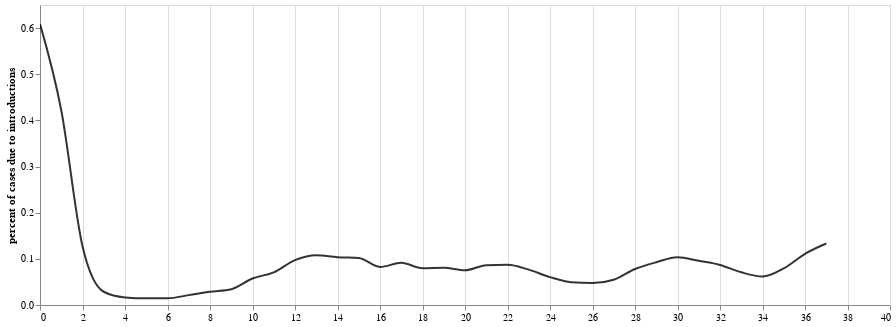

Source (notebook cell):
### Code cell
percent_intro_sim = alt.Chart(weekly_sim_cases).mark_line(interpolate='monotone', opacity = 0.8, clip = True, color = "black").encode(
    alt.X('week_time', axis=alt.Axis(title="")),
    alt.Y('percent_intro_MA',axis=alt.Axis(title="percent of cases due to introductions", grid=False)),
    
    
).properties(
    width=850,
    height=300)

percent_intro_sim

### Figure 1 — Vega-Lite specification as saved in the notebook (floating-point values rounded to 4 significant figures)
{"config": {"view": {"continuousWidth": 400, "continuousHeight": 300}}, "data": {"name": "data-fbe21f2e342e44b15889c296beae0bba"}, "mark": {"type": "line", "clip": true, "color": "black", "interpolate": "monotone", "opacity": 0.8}, "encoding": {"x": {"axis": {"title": ""}, "field": "week_time", "type": "quantitative"}, "y": {"axis": {"grid": false, "title": "percent of cases due to introductions"}, "field": "percent_intro_MA", "type": "quantitative"}}, "height": 300, "width": 850, "$schema": "https://vega.github.io/schema/vega-lite/v4.17.0.json", "datasets": {"data-fbe21f2e342e44b15889c296beae0bba": [{"week_time": 0.0, "diff_intro": 1.0, "I": 0.1, "percent_intro": 0.9091, "percent_intro_MA": 0.6086}, {"week_time": 1.0, "diff_intro": 1.262, "I": 2.833, "percent_intro": 0.3081, "percent_intro_MA": 0.4221}, {"week_time": 2.0, "diff_intro": 0.7465, "I": 14.51, "percent_intro": 0.04894, "percent_intro_MA": 0.1273}, {"week_time": 3.0, "diff_intro": 0.9246, "I": 36.27, "percent_intro": 0.02486, "percent_intro_MA": 0.02869}, {"week_time": 4.0, "diff_intro": 0.6384, "I": 51.35, "percent_intro": 0.01228, "percent_intro_MA": 0.01649}, {"week_time": 5.0, "diff_intro": 0.6245, "I": 50.01, "percent_intro": 0.01233, "percent_intro_MA": 0.01464}, {"week_time": 6.0, "diff_intro": 0.8041, "I": 40.83, "percent_intro": 0.01931, "percent_intro_MA": 0.01461}, {"week_time": 7.0, "diff_intro": 0.3333, "I": 27.0, "percent_intro": 0.0122, "percent_intro_MA": 0.02141}, {"week_time": 8.0, "diff_intro": 0.7381, "I": 21.82, "percent_intro": 0.03272, "percent_intro_MA": 0.02875}, {"week_time": 9.0, "diff_intro": 0.7857, "I": 18.22, "percent_intro": 0.04134, "percent_intro_MA": 0.0343}, {"week_time": 10.0, "diff_intro": 0.4286, "I": 14.44, "percent_intro": 0.02883, "percent_intro_MA": 0.0575}, {"week_time": 11.0, "diff_intro": 1.187, "I": 10.41, "percent_intro": 0.1023, "percent_intro_MA": 0.07072}, {"week_time": 12.0, "diff_intro": 0.6703, "I": 7.605, "percent_intro": 0.08101, "percent_intro_MA": 0.09733}, {"week_time": 13.0, "diff_intro": 0.8571, "I": 7.031, "percent_intro": 0.1087, "percent_intro_MA": 0.108}, {"week_time": 14.0, "diff_intro": 1.107, "I": 7.143, "percent_intro": 0.1342, "percent_intro_MA": 0.1036}, {"week_time": 15.0, "diff_intro": 0.4643, "I": 6.369, "percent_intro": 0.06794, "percent_intro_MA": 0.102}, {"week_time": 16.0, "diff_intro": 1.444, "I": 12.48, "percent_intro": 0.1038, "percent_intro_MA": 0.08244}, {"week_time": 17.0, "diff_intro": 0.9246, "I": 11.3, "percent_intro": 0.07564, "percent_intro_MA": 0.09144}, {"week_time": 18.0, "diff_intro": 1.123, "I": 10.71, "percent_intro": 0.09494, "percent_intro_MA": 0.07979}, {"week_time": 19.0, "diff_intro": 0.7834, "I": 10.61, "percent_intro": 0.06878, "percent_intro_MA": 0.0809}, {"week_time": 20.0, "diff_intro": 1.323, "I": 15.43, "percent_intro": 0.07897, "percent_intro_MA": 0.07525}, {"week_time": 21.0, "diff_intro": 1.014, "I": 11.99, "percent_intro": 0.07799, "percent_intro_MA": 0.08618}, {"week_time": 22.0, "diff_intro": 0.8163, "I": 7.219, "percent_intro": 0.1016, "percent_intro_MA": 0.08695}, {"week_time": 23.0, "diff_intro": 1.143, "I": 12.92, "percent_intro": 0.08128, "percent_intro_MA": 0.07663}, {"week_time": 24.0, "diff_intro": 0.631, "I": 12.79, "percent_intro": 0.04702, "percent_intro_MA": 0.06041}, {"week_time": 25.0, "diff_intro": 0.7976, "I": 14.27, "percent_intro": 0.05293, "percent_intro_MA": 0.04919}, {"week_time": 26.0, "diff_intro": 0.9328, "I": 18.65, "percent_intro": 0.04763, "percent_intro_MA": 0.04762}, {"week_time": 27.0, "diff_intro": 0.6591, "I": 14.93, "percent_intro": 0.04229, "percent_intro_MA": 0.05482}, {"week_time": 28.0, "diff_intro": 1.17, "I": 14.53, "percent_intro": 0.07453, "percent_intro_MA": 0.078}, {"week_time": 29.0, "diff_intro": 1.381, "I": 10.4, "percent_intro": 0.1172, "percent_intro_MA": 0.09265}, {"week_time": 30.0, "diff_intro": 1.0, "I": 10.6, "percent_intro": 0.08622, "percent_intro_MA": 0.1035}, {"week_time": 31.0, "diff_intro": 1.329, "I": 11.09, "percent_intro": 0.107, "percent_intro_MA": 0.09568}, {"week_time": 32.0, "diff_intro": 1.814, "I": 17.52, "percent_intro": 0.09385, "percent_intro_MA": 0.08681}, {"week_time": 33.0, "diff_intro": 0.8571, "I": 13.52, "percent_intro": 0.05962, "percent_intro_MA": 0.0709}, {"week_time": 34.0, "diff_intro": 0.7679, "I": 12.2, "percent_intro": 0.05923, "percent_intro_MA": 0.06172}, {"week_time": 35.0, "diff_intro": 0.8512, "I": 11.98, "percent_intro": 0.06632, "percent_intro_MA": 0.07933}, {"week_time": 36.0, "diff_intro": 1.262, "I": 9.961, "percent_intro": 0.1124, "percent_intro_MA": 0.111}, {"week_time": 37.0, "diff_intro": 0.8333, "I": 4.571, "percent_intro": 0.1542, "percent_intro_MA": 0.1333}]}}
